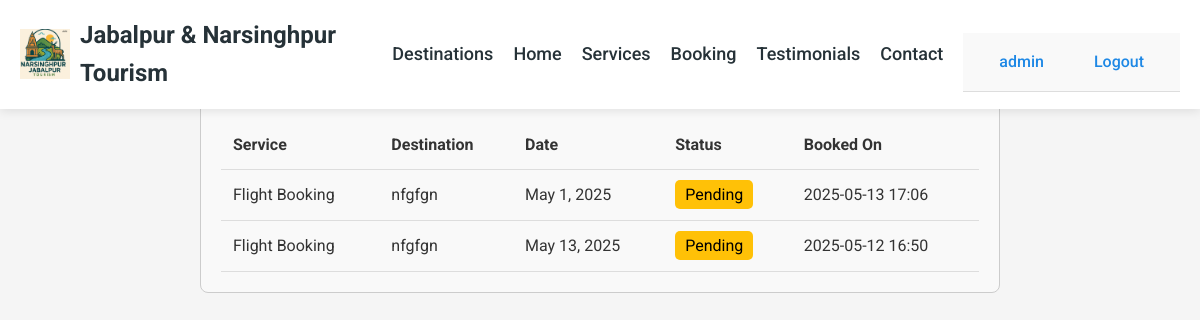
/my-bookings/ (signed in), run on the app's committed database.
### tourism_app/models.py (models this page shows, shortened)
class Booking(models.Model):
    SERVICE_CHOICES = [
        ('flight', 'Flight Booking'),
        ('hotel', 'Hotel Booking'),
        ('car', 'Car Rentals'),
    ]
    user = models.ForeignKey(User, on_delete=models.CASCADE, related_name='bookings')
    service_type = models.CharField(max_length=10, choices=SERVICE_CHOICES)
    destination = models.CharField(max_length=100)
    date = models.DateField()
    name = models.CharField(max_length=100)
    email = models.EmailField()
    created_at = models.DateTimeField(auto_now_add=True)
    status = models.CharField(max_length=20, default='pending',
                              choices=[('pending', 'Pending'),
                                      ('confirmed', 'Confirmed'),
                                      ('cancelled', 'Cancelled')])

### tourism_app/views.py (the view)
# urls.py: path('my-bookings/', views.my_bookings, name='my_bookings'),
@login_required
def my_bookings(request):
    bookings = Booking.objects.filter(user=request.user).order_by('-created_at')
    return render(request, 'tourism_app/my_bookings.html', {'bookings': bookings})

### tourism_app/templates/tourism_app/my_bookings.html (shortened to what this page needs)
{% extends 'tourism_app/base.html' %}
{% load static %}
{% block content %}
<div class="booking-container">
    <h2 class="booking-title">My Bookings</h2>
    {% if bookings %}
        <table class="booking-table">
            <thead>
                <tr>
                    <th>Service</th>
                    <th>Destination</th>
                    <th>Date</th>
                    <th>Status</th>
                    <th>Booked On</th>
                </tr>
            </thead>
            <tbody>
                {% for booking in bookings %}
                    <tr>
                        <td>{{ booking.get_service_type_display }}</td>
                        <td>{{ booking.destination }}</td>
                        <td>{{ booking.date }}</td>
                        <td>
                            <span class="status-badge
                                {% if booking.status == 'confirmed' %}status-confirmed
                                {% elif booking.status == 'cancelled' %}status-cancelled
                                {% else %}status-pending
                                {% endif %}">
                                {{ booking.get_status_display }}
                            </span>
                        </td>
                        <td>{{ booking.created_at|date:"Y-m-d H:i" }}</td>
                    </tr>
                {% endfor %}
            </tbody>
        </table>
    {% else %}
        <p class="no-bookings-message">You have no bookings yet.</p>
    {% endif %}
</div>
{% endblock %}

### tourism_app/templates/tourism_app/base.html (shortened to what this page needs)
<!DOCTYPE html>
<html lang="en">
<head>
  <link href="https://cdnjs.cloudflare.com/ajax/libs/font-awesome/5.15.3/css/all.min.css" rel="stylesheet" />
  <link href="https://cdn.jsdelivr.net/npm/bootstrap@5.3.0-alpha1/dist/css/bootstrap.min.css" rel="stylesheet">
  {% load static %}
  <link rel="stylesheet" href="{% static 'css/style.css' %}">
</head>
<body>
  <header>
    <div class="container">
      <div class="logo-container">
        <img src="{% static 'images/AAN[1].png' %}" alt="Jabalpur & Narsinghpur Tourism Logo" class="header-logo">
        <span class="logo-text">Jabalpur & Narsinghpur Tourism</span>
      </div>
      <nav>
        <a href="{% url 'index' %}#destinations">Destinations</a>
        <a href="{% url 'index' %}">Home</a>
        <a href="{% url 'index' %}#services">Services</a>
        <a href="{% url 'booking' %}">Booking</a>
        <a href="{% url 'index' %}#testimonials">Testimonials</a>
        <a href="{% url 'index' %}#contact">Contact</a>
      </nav>
      <div class="auth-links">
        {% if user.is_authenticated %}
        <a href="{% url 'profile' %}">{{ user.username }}</a>
        <a href="{% url 'logout' %}">Logout</a>
        {% else %}
          <a href="{% url 'login' %}">Login</a>
        {% endif %}
      </div>
    </div>
  </header>
  <main>
    {% block content %}{% endblock %}
  </main>
</body>
</html>

### tourism_app/static/css/style.css (style rules this page uses)
:root { --primary-color: #1e88e5; --secondary-color: #ff9800; --dark-color: #263238; --light-color: #f5f5f5; --text-color: #333; --success-color: #4caf50; --error-color: #f44336; }
* { margin: 0; padding: 0; box-sizing: border-box; }
body { font-family: 'Roboto', sans-serif; line-height: 1.6; color: var(--text-color); background-color: var(--light-color); }
.container { max-width: 1200px; margin: 0 auto; padding: 0 20px; }
h1, h2, h3, h4, h5, h6 { margin-bottom: 1rem; }
a { text-decoration: none; color: var(--primary-color); transition: color 0.3s ease; }
img { max-width: 100%; height: auto; }
header { background-color: white; box-shadow: 0 2px 10px rgba(0, 0, 0, 0.1); position: fixed; top: 0; left: 0; right: 0; z-index: 1000; }
header .container { display: flex; justify-content: space-between; align-items: center; padding: 1rem 20px; }
.logo-container { display: flex; align-items: center; }
.header-logo { width: 50px; height: 50px; margin-right: 10px; }
.logo-text { font-size: 1.5rem; font-weight: bold; color: var(--dark-color); }
nav { display: flex; gap: 20px; }
nav a { color: var(--dark-color); font-weight: 500; font-size: large; ; }
.auth-links { display: flex; gap: 15px; }
.auth-links { display: flex; justify-content: flex-end; gap: 15px; padding: 10px 20px; background-color: #f9f9f9; border-bottom: 1px solid #ddd; }
.auth-links a { text-decoration: none; color: #333; font-weight: 500; padding: 6px 12px; border-radius: 5px; transition: background-color 0.3s, color 0.3s; }
.auth-links { text-align: center; margin-top: 1rem; }
.auth-links { display: flex; align-items: center; gap: 18px; margin-left: 20px; }
.auth-links a { color: var(--primary-color); font-weight: 500; padding: 6px 16px; border-radius: 4px; transition: background 0.2s, color 0.2s; }

### tourism_app/templates/tourism_app/my_bookings.html (style rules this page uses)
.booking-container { margin: 50px auto; max-width: 800px; padding: 20px; border: 1px solid #ccc; border-radius: 8px; background-color: #f9f9f9; }
.booking-title { margin-bottom: 20px; font-size: 24px; text-align: center; }
.booking-table { width: 100%; border-collapse: collapse; }
.booking-table th, .booking-table td { padding: 12px; text-align: left; border-bottom: 1px solid #ddd; }
.status-badge { padding: 5px 10px; border-radius: 5px; color: white; }
.status-pending { background-color: #ffc107; color: black; }

### data on the page
Booking: service_type "Flight Booking", destination "nfgfgn", date "May 1, 2025", status "Pending", created_at "2025-05-13 17:06"
Booking: service_type "Flight Booking", destination "nfgfgn", date "May 13, 2025", status "Pending", created_at "2025-05-12 16:50"

### other printed values
{{ user.username }} "admin"
